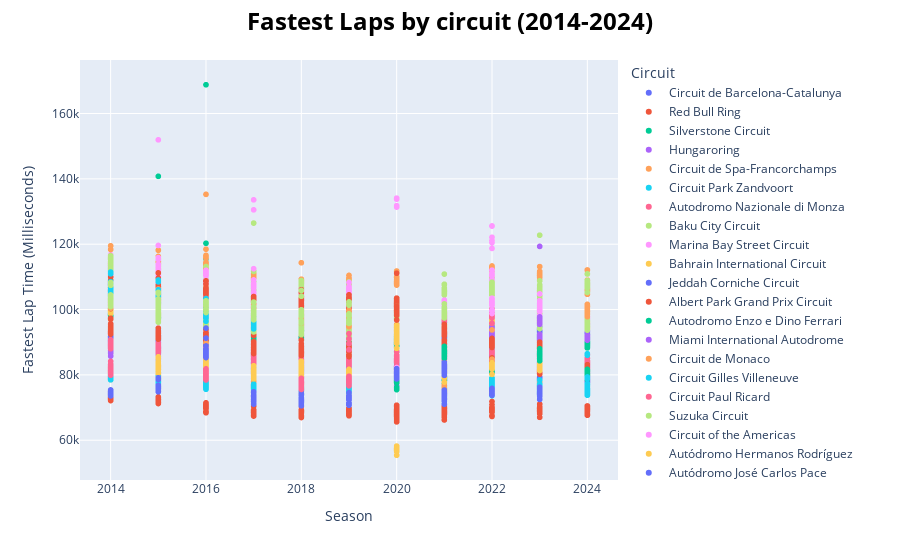

The code cell stored with this chart in its notebook:
### Markdown cell above
The above graph is good to give an idea of how fast the cars run. We can see that the cars are running slightly faster and that the Red Bull Ring is the one with the shortest lap of the calendar. 

In the graph below we can see the fastest lap by driver and filter by circuit using the legend.

IMPORTANT: This is a Plotly graph, it can be seen when downloading the notebook, not in GitHub.

### Code cell
# Filter data
From_Season = 2014
DF = ResultsDF[(ResultsDF["season"] >= From_Season)]

fig = px.scatter(DF, x='season', y='fastestlap.time.in_milliseconds',color='circuit.circuitname',hover_data=['constructor.name','driverid'])

# Update layout
fig.update_layout(xaxis_title="Season",
                  yaxis_title="Fastest Lap Time (Milliseconds)",
                  title_text=f"Fastest Laps by circuit (2014-2024)",
                  title_font=dict(size=24, color='black', weight='bold'), 
                  title_x=0.5,
                  legend_title="Circuit")

# Show the interactive plot
fig.show()

### Figure 1 — Plotly figure (JSON) as saved in the notebook; plotly's stock layout.template omitted (floating-point values rounded to 4 significant figures; data arrays with more than 128 entries replaced by an {"elided": "..."} marker saying what was removed)
{"data": [{"customdata": {"elided": "284x2 str values"}, "hovertemplate": "circuit.circuitname=Circuit de Barcelona-Catalunya<br>season=%{x}<br>fastestlap.time.in_milliseconds=%{y}<br>constructor.name=%{customdata[0]}<br>driverid=%{customdata[1]}<extra></extra>", "legendgroup": "Circuit de Barcelona-Catalunya", "marker": {"color": "#636efa", "symbol": "circle"}, "mode": "markers", "name": "Circuit de Barcelona-Catalunya", "showlegend": true, "type": "scattergl", "x": {"elided": "284 int values"}, "xaxis": "x", "y": {"elided": "284 int values"}, "yaxis": "y"}, {"customdata": {"elided": "324x2 str values"}, "hovertemplate": "circuit.circuitname=Red Bull Ring<br>season=%{x}<br>fastestlap.time.in_milliseconds=%{y}<br>constructor.name=%{customdata[0]}<br>driverid=%{customdata[1]}<extra></extra>", "legendgroup": "Red Bull Ring", "marker": {"color": "#EF553B", "symbol": "circle"}, "mode": "markers", "name": "Red Bull Ring", "showlegend": true, "type": "scattergl", "x": {"elided": "324 int values"}, "xaxis": "x", "y": {"elided": "324 int values"}, "yaxis": "y"}, {"customdata": {"elided": "304x2 str values"}, "hovertemplate": "circuit.circuitname=Silverstone Circuit<br>season=%{x}<br>fastestlap.time.in_milliseconds=%{y}<br>constructor.name=%{customdata[0]}<br>driverid=%{customdata[1]}<extra></extra>", "legendgroup": "Silverstone Circuit", "marker": {"color": "#00cc96", "symbol": "circle"}, "mode": "markers", "name": "Silverstone Circuit", "showlegend": true, "type": "scattergl", "x": {"elided": "304 int values"}, "xaxis": "x", "y": {"elided": "304 int values"}, "yaxis": "y"}, {"customdata": {"elided": "284x2 str values"}, "hovertemplate": "circuit.circuitname=Hungaroring<br>season=%{x}<br>fastestlap.time.in_milliseconds=%{y}<br>constructor.name=%{customdata[0]}<br>driverid=%{customdata[1]}<extra></extra>", "legendgroup": "Hungaroring", "marker": {"color": "#ab63fa", "symbol": "circle"}, "mode": "markers", "name": "Hungaroring", "showlegend": true, "type": "scattergl", "x": {"elided": "284 int values"}, "xaxis": "x", "y": {"elided": "284 int values"}, "yaxis": "y"}, {"customdata": {"elided": "284x2 str values"}, "hovertemplate": "circuit.circuitname=Circuit de Spa-Francorchamps<br>season=%{x}<br>fastestlap.time.in_milliseconds=%{y}<br>constructor.name=%{customdata[0]}<br>driverid=%{customdata[1]}<extra></extra>", "legendgroup": "Circuit de Spa-Francorchamps", "marker": {"color": "#FFA15A", "symbol": "circle"}, "mode": "markers", "name": "Circuit de Spa-Francorchamps", "showlegend": true, "type": "scattergl", "x": {"elided": "284 int values"}, "xaxis": "x", "y": {"elided": "284 int values"}, "yaxis": "y"}, {"customdata": {"elided": "140x2 str values"}, "hovertemplate": "circuit.circuitname=Circuit Park Zandvoort<br>season=%{x}<br>fastestlap.time.in_milliseconds=%{y}<br>constructor.name=%{customdata[0]}<br>driverid=%{customdata[1]}<extra></extra>", "legendgroup": "Circuit Park Zandvoort", "marker": {"color": "#19d3f3", "symbol": "circle"}, "mode": "markers", "name": "Circuit Park Zandvoort", "showlegend": true, "type": "scattergl", "x": {"elided": "140 int values"}, "xaxis": "x", "y": {"elided": "140 int values"}, "yaxis": "y"}, {"customdata": {"elided": "284x2 str values"}, "hovertemplate": "circuit.circuitname=Autodromo Nazionale di Monza<br>season=%{x}<br>fastestlap.time.in_milliseconds=%{y}<br>constructor.name=%{customdata[0]}<br>driverid=%{customdata[1]}<extra></extra>", "legendgroup": "Autodromo Nazionale di Monza", "marker": {"color": "#FF6692", "symbol": "circle"}, "mode": "markers", "name": "Autodromo Nazionale di Monza", "showlegend": true, "type": "scattergl", "x": {"elided": "284 int values"}, "xaxis": "x", "y": {"elided": "284 int values"}, "yaxis": "y"}, {"customdata": {"elided": "182x2 str values"}, "hovertemplate": "circuit.circuitname=Baku City Circuit<br>season=%{x}<br>fastestlap.time.in_milliseconds=%{y}<br>constructor.name=%{customdata[0]}<br>driverid=%{customdata[1]}<extra></extra>", "legendgroup": "Baku City Circuit", "marker": {"color": "#B6E880", "symbol": "circle"}, "mode": "markers", "name": "Baku City Circuit", "showlegend": true, "type": "scattergl", "x": {"elided": "182 int values"}, "xaxis": "x", "y": {"elided": "182 int values"}, "yaxis": "y"}, {"customdata": {"elided": "184x2 str values"}, "hovertemplate": "circuit.circuitname=Marina Bay Street Circuit<br>season=%{x}<br>fastestlap.time.in_milliseconds=%{y}<br>constructor.name=%{customdata[0]}<br>driverid=%{customdata[1]}<extra></extra>", "legendgroup": "Marina Bay Street Circuit", "marker": {"color": "#FF97FF", "symbol": "circle"}, "mode": "markers", "name": "Marina Bay Street Circuit", "showlegend": true, "type": "scattergl", "x": {"elided": "184 int values"}, "xaxis": "x", "y": {"elided": "184 int values"}, "yaxis": "y"}, {"customdata": {"elided": "249x2 str values"}, "hovertemplate": "circuit.circuitname=Bahrain International Circuit<br>season=%{x}<br>fastestlap.time.in_milliseconds=%{y}<br>constructor.name=%{customdata[0]}<br>driverid=%{customdata[1]}<extra></extra>", "legendgroup": "Bahrain International Circuit", "marker": {"color": "#FECB52", "symbol": "circle"}, "mode": "markers", "name": "Bahrain International Circuit", "showlegend": true, "type": "scattergl", "x": {"elided": "249 int values"}, "xaxis": "x", "y": {"elided": "249 int values"}, "yaxis": "y"}, {"customdata": {"elided": "86x2 str values"}, "hovertemplate": "circuit.circuitname=Jeddah Corniche Circuit<br>season=%{x}<br>fastestlap.time.in_milliseconds=%{y}<br>constructor.name=%{customdata[0]}<br>driverid=%{customdata[1]}<extra></extra>", "legendgroup": "Jeddah Corniche Circuit", "marker": {"color": "#636efa", "symbol": "circle"}, "mode": "markers", "name": "Jeddah Corniche Circuit", "showlegend": true, "type": "scattergl", "x": [2022, 2022, 2022, 2022, 2022, 2022, 2022, 2022, 2022, 2022, 2022, 2022, 2022, 2022, 2022, 2022, 2022, 2022, 2022, 2022, 2023, 2023, 2023, 2023, 2023, 2023, 2023, 2023, 2023, 2023, 2023, 2023, 2023, 2023, 2023, 2023, 2023, 2023, 2023, 2023, 2024, 2024, 2024, 2024, 2024, 2024, 2024, 2024, 2024, 2024, 2024, 2024, 2024, 2024, 2024, 2024, 2024, 2024, 2024, 2024, 2021, 2021, 2021, 2021, 2021, 2021, 2021, 2021, 2021, 2021, 2021, 2021, 2021, 2021, 2021, 2021, 2021, 2021, 2021, 2021, 2022, 2022, 2022, 2022, 2022, 2022], "xaxis": "x", "y": [91772, 91634, 91905, 92042, 92821, 93103, 92753, 93468, 92779, 92997, 93924, 93651, 94446, 94368, 93979, 93831, 94487, 97530, null, null, 92188, 91906, 92240, 92433, 92941, 92822, 93056, 93222, 93392, 93374, 93931, 93780, 93894, 93609, 94287, 94469, 94122, 94384, 95567, 95140, 91773, 92273, 91632, 92310, 92387, 92254, 92186, 91944, 91746, 92366, 92307, 92338, 93481, 93523, 93026, 93323, 92706, 92208, 95560, null, 90734, 91488, 91408, 91797, 92716, 92297, 91601, 91851, 92865, 91914, 92804, 92751, 91633, 92506, 92778, 94030, 94138, 97043, 96130, 96043, 92821, 93924, 94368, 93979, 93831, 94487], "yaxis": "y"}, {"customdata": {"elided": "184x2 str values"}, "hovertemplate": "circuit.circuitname=Albert Park Grand Prix Circuit<br>season=%{x}<br>fastestlap.time.in_milliseconds=%{y}<br>constructor.name=%{customdata[0]}<br>driverid=%{customdata[1]}<extra></extra>", "legendgroup": "Albert Park Grand Prix Circuit", "marker": {"color": "#EF553B", "symbol": "circle"}, "mode": "markers", "name": "Albert Park Grand Prix Circuit", "showlegend": true, "type": "scattergl", "x": {"elided": "184 int values"}, "xaxis": "x", "y": {"elided": "184 int values"}, "yaxis": "y"}, {"customdata": {"elided": "80x2 str values"}, "hovertemplate": "circuit.circuitname=Autodromo Enzo e Dino Ferrari<br>season=%{x}<br>fastestlap.time.in_milliseconds=%{y}<br>constructor.name=%{customdata[0]}<br>driverid=%{customdata[1]}<extra></extra>", "legendgroup": "Autodromo Enzo e Dino Ferrari", "marker": {"color": "#00cc96", "symbol": "circle"}, "mode": "markers", "name": "Autodromo Enzo e Dino Ferrari", "showlegend": true, "type": "scattergl", "x": [2022, 2022, 2022, 2022, 2022, 2022, 2022, 2022, 2022, 2022, 2022, 2022, 2022, 2022, 2022, 2022, 2022, 2022, 2022, 2022, 2024, 2024, 2024, 2024, 2024, 2024, 2024, 2024, 2024, 2024, 2024, 2024, 2024, 2024, 2024, 2024, 2024, 2024, 2024, 2024, 2020, 2020, 2020, 2020, 2020, 2020, 2020, 2020, 2020, 2020, 2020, 2020, 2020, 2020, 2020, 2020, 2020, 2020, 2020, 2020, 2021, 2021, 2021, 2021, 2021, 2021, 2021, 2021, 2021, 2021, 2021, 2021, 2021, 2021, 2021, 2021, 2021, 2021, 2021, 2021], "xaxis": "x", "y": [78446, 78949, 80903, 80962, 80758, 78574, 80544, 81211, 81238, 81750, 81757, 81713, 81419, 81887, 81286, 81338, 78999, 81577, 99685, null, 80366, 79994, 79935, 79907, 80220, 80331, 78589, 79686, 80570, 80936, 81700, 81009, 81569, 81304, 81016, 81371, 81229, 81455, 79004, 81274, 75484, 75902, 77552, 77666, 78173, 78084, 78118, 78069, 78088, 78794, 78719, 77767, 78360, 78822, 76177, 78811, 77637, 79273, 79606, 80403, 77524, 76702, 78259, 78379, 78490, 79341, 78994, 78782, 79422, 79417, 79396, 78334, 78353, 79470, 79074, 79193, 80402, 88485, 86543, null], "yaxis": "y"}, {"customdata": [["Red Bull", "max_verstappen"], ["Ferrari", "leclerc"], ["Ferrari", "sainz"], ["Red Bull", "perez"], ["Mercedes", "russell"], ["Mercedes", "hamilton"], ["Alfa Romeo", "bottas"], ["Alpine F1 Team", "ocon"], ["Williams", "albon"], ["Aston Martin", "stroll"], ["Alpine F1 Team", "alonso"], ["AlphaTauri", "tsunoda"], ["McLaren", "ricciardo"], ["Williams", "latifi"], ["Haas F1 Team", "mick_schumacher"], ["Haas F1 Team", "kevin_magnussen"], ["Aston Martin", "vettel"], ["AlphaTauri", "gasly"], ["McLaren", "norris"], ["Alfa Romeo", "zhou"], ["Red Bull", "max_verstappen"], ["Red Bull", "perez"], ["Aston Martin", "alonso"], ["Mercedes", "russell"], ["Ferrari", "sainz"], ["Mercedes", "hamilton"], ["Ferrari", "leclerc"], ["Alpine F1 Team", "gasly"], ["Alpine F1 Team", "ocon"], ["Haas F1 Team", "kevin_magnussen"], ["AlphaTauri", "tsunoda"], ["Aston Martin", "stroll"], ["Alfa Romeo", "bottas"], ["Williams", "albon"], ["Haas F1 Team", "hulkenberg"], ["Alfa Romeo", "zhou"], ["McLaren", "norris"], ["AlphaTauri", "de_vries"], ["McLaren", "piastri"], ["Williams", "sargeant"], ["McLaren", "norris"], ["Red Bull", "max_verstappen"], ["Ferrari", "leclerc"], ["Red Bull", "perez"], ["Ferrari", "sainz"], ["Mercedes", "hamilton"], ["RB F1 Team", "tsunoda"], ["Mercedes", "russell"], ["Aston Martin", "alonso"], ["Alpine F1 Team", "ocon"], ["Haas F1 Team", "hulkenberg"], ["Alpine F1 Team", "gasly"], ["McLaren", "piastri"], ["Sauber", "zhou"], ["RB F1 Team", "ricciardo"], ["Sauber", "bottas"], ["Aston Martin", "stroll"], ["Williams", "albon"], ["Haas F1 Team", "kevin_magnussen"], ["Williams", "sargeant"]], "hovertemplate": "circuit.circuitname=Miami International Autodrome<br>season=%{x}<br>fastestlap.time.in_milliseconds=%{y}<br>constructor.name=%{customdata[0]}<br>driverid=%{customdata[1]}<extra></extra>", "legendgroup": "Miami International Autodrome", "marker": {"color": "#ab63fa", "symbol": "circle"}, "mode": "markers", "name": "Miami International Autodrome", "showlegend": true, "type": "scattergl", "x": [2022, 2022, 2022, 2022, 2022, 2022, 2022, 2022, 2022, 2022, 2022, 2022, 2022, 2022, 2022, 2022, 2022, 2022, 2022, 2022, 2023, 2023, 2023, 2023, 2023, 2023, 2023, 2023, 2023, 2023, 2023, 2023, 2023, 2023, 2023, 2023, 2023, 2023, 2023, 2023, 2024, 2024, 2024, 2024, 2024, 2024, 2024, 2024, 2024, 2024, 2024, 2024, 2024, 2024, 2024, 2024, 2024, 2024, 2024, 2024], "xaxis": "x", "y": [91361, 91488, 91790, 91819, 92195, 92941, 93184, 93163, 93447, 93312, 93331, 93035, 93265, 94169, 92528, 93511, 93479, 94487, 93411, 95731, 89708, 90560, 90519, 91015, 91362, 90669, 91434, 91971, 91143, 91691, 91038, 90862, 91838, 91852, 90901, 91736, 92401, 91562, 92006, 92384, 90980, 91261, 91084, 90855, 90928, 91233, 91682, 91921, 91727, 92037, 91941, 92055, 90634, 91991, 92122, 92098, 91588, 90849, 91774, 93452], "yaxis": "y"}, {"customdata": {"elided": "204x2 str values"}, "hovertemplate": "circuit.circuitname=Circuit de Monaco<br>season=%{x}<br>fastestlap.time.in_milliseconds=%{y}<br>constructor.name=%{customdata[0]}<br>driverid=%{customdata[1]}<extra></extra>", "legendgroup": "Circuit de Monaco", "marker": {"color": "#FFA15A", "symbol": "circle"}, "mode": "markers", "name": "Circuit de Monaco", "showlegend": true, "type": "scattergl", "x": {"elided": "204 int values"}, "xaxis": "x", "y": {"elided": "204 int values"}, "yaxis": "y"}, {"customdata": {"elided": "184x2 str values"}, "hovertemplate": "circuit.circuitname=Circuit Gilles Villeneuve<br>season=%{x}<br>fastestlap.time.in_milliseconds=%{y}<br>constructor.name=%{customdata[0]}<br>driverid=%{customdata[1]}<extra></extra>", "legendgroup": "Circuit Gilles Villeneuve", "marker": {"color": "#19d3f3", "symbol": "circle"}, "mode": "markers", "name": "Circuit Gilles Villeneuve", "showlegend": true, "type": "scattergl", "x": {"elided": "184 int values"}, "xaxis": "x", "y": {"elided": "184 int values"}, "yaxis": "y"}, {"customdata": {"elided": "80x2 str values"}, "hovertemplate": "circuit.circuitname=Circuit Paul Ricard<br>season=%{x}<br>fastestlap.time.in_milliseconds=%{y}<br>constructor.name=%{customdata[0]}<br>driverid=%{customdata[1]}<extra></extra>", "legendgroup": "Circuit Paul Ricard", "marker": {"color": "#FF6692", "symbol": "circle"}, "mode": "markers", "name": "Circuit Paul Ricard", "showlegend": true, "type": "scattergl", "x": [2022, 2022, 2022, 2022, 2022, 2022, 2022, 2022, 2022, 2022, 2022, 2022, 2022, 2022, 2022, 2022, 2022, 2022, 2022, 2022, 2018, 2018, 2018, 2018, 2018, 2018, 2018, 2018, 2018, 2018, 2018, 2018, 2018, 2018, 2018, 2018, 2018, 2018, 2018, 2018, 2019, 2019, 2019, 2019, 2019, 2019, 2019, 2019, 2019, 2019, 2019, 2019, 2019, 2019, 2019, 2019, 2019, 2019, 2019, 2019, 2021, 2021, 2021, 2021, 2021, 2021, 2021, 2021, 2021, 2021, 2021, 2021, 2021, 2021, 2021, 2021, 2021, 2021, 2021, 2021], "xaxis": "x", "y": [97491, 97668, 97548, 97780, 95781, 98160, 99037, 98684, 99133, 99185, 99044, 98786, 99199, 97963, 99068, 99368, 99650, 99265, 98088, 100216, 94509, 94275, 94398, 95382, 94485, 95425, 94225, 95638, 95873, 95977, 95695, 96675, 96494, 96839, 98300, 95133, 98319, 98319, null, null, 92764, 93586, 93828, 94162, 92740, 94561, 94873, 94950, 94754, 95197, 95150, 95014, 94924, 95225, 95029, 95115, 95692, 96608, 95830, 95691, 96404, 97410, 96693, 96960, 97425, 98324, 98103, 97646, 97138, 97828, 98931, 98314, 98980, 98645, 98702, 97681, 97992, 98313, 98847, 99317], "yaxis": "y"}, {"customdata": {"elided": "184x2 str values"}, "hovertemplate": "circuit.circuitname=Suzuka Circuit<br>season=%{x}<br>fastestlap.time.in_milliseconds=%{y}<br>constructor.name=%{customdata[0]}<br>driverid=%{customdata[1]}<extra></extra>", "legendgroup": "Suzuka Circuit", "marker": {"color": "#B6E880", "symbol": "circle"}, "mode": "markers", "name": "Suzuka Circuit", "showlegend": true, "type": "scattergl", "x": {"elided": "184 int values"}, "xaxis": "x", "y": {"elided": "184 int values"}, "yaxis": "y"}, {"customdata": {"elided": "180x2 str values"}, "hovertemplate": "circuit.circuitname=Circuit of the Americas<br>season=%{x}<br>fastestlap.time.in_milliseconds=%{y}<br>constructor.name=%{customdata[0]}<br>driverid=%{customdata[1]}<extra></extra>", "legendgroup": "Circuit of the Americas", "marker": {"color": "#FF97FF", "symbol": "circle"}, "mode": "markers", "name": "Circuit of the Americas", "showlegend": true, "type": "scattergl", "x": {"elided": "180 int values"}, "xaxis": "x", "y": {"elided": "180 int values"}, "yaxis": "y"}, {"customdata": {"elided": "162x2 str values"}, "hovertemplate": "circuit.circuitname=Autódromo Hermanos Rodríguez<br>season=%{x}<br>fastestlap.time.in_milliseconds=%{y}<br>constructor.name=%{customdata[0]}<br>driverid=%{customdata[1]}<extra></extra>", "legendgroup": "Autódromo Hermanos Rodríguez", "marker": {"color": "#FECB52", "symbol": "circle"}, "mode": "markers", "name": "Autódromo Hermanos Rodríguez", "showlegend": true, "type": "scattergl", "x": {"elided": "162 int values"}, "xaxis": "x", "y": {"elided": "162 int values"}, "yaxis": "y"}, {"customdata": {"elided": "180x2 str values"}, "hovertemplate": "circuit.circuitname=Autódromo José Carlos Pace<br>season=%{x}<br>fastestlap.time.in_milliseconds=%{y}<br>constructor.name=%{customdata[0]}<br>driverid=%{customdata[1]}<extra></extra>", "legendgroup": "Autódromo José Carlos Pace", "marker": {"color": "#636efa", "symbol": "circle"}, "mode": "markers", "name": "Autódromo José Carlos Pace", "showlegend": true, "type": "scattergl", "x": {"elided": "180 int values"}, "xaxis": "x", "y": {"elided": "180 int values"}, "yaxis": "y"}, {"customdata": {"elided": "202x2 str values"}, "hovertemplate": "circuit.circuitname=Yas Marina Circuit<br>season=%{x}<br>fastestlap.time.in_milliseconds=%{y}<br>constructor.name=%{customdata[0]}<br>driverid=%{customdata[1]}<extra></extra>", "legendgroup": "Yas Marina Circuit", "marker": {"color": "#EF553B", "symbol": "circle"}, "mode": "markers", "name": "Yas Marina Circuit", "showlegend": true, "type": "scattergl", "x": {"elided": "202 int values"}, "xaxis": "x", "y": {"elided": "202 int values"}, "yaxis": "y"}, {"customdata": [["Red Bull", "max_verstappen"], ["McLaren", "piastri"], ["McLaren", "norris"], ["Mercedes", "russell"], ["Ferrari", "leclerc"], ["Aston Martin", "alonso"], ["Alpine F1 Team", "ocon"], ["Alfa Romeo", "bottas"], ["Alfa Romeo", "zhou"], ["Red Bull", "perez"], ["Aston Martin", "stroll"], ["Alpine F1 Team", "gasly"], ["Williams", "albon"], ["Haas F1 Team", "kevin_magnussen"], ["AlphaTauri", "tsunoda"], ["Haas F1 Team", "hulkenberg"], ["AlphaTauri", "lawson"], ["Williams", "sargeant"], ["Mercedes", "hamilton"], ["Ferrari", "sainz"], ["Mercedes", "hamilton"], ["Red Bull", "max_verstappen"], ["Alpine F1 Team", "alonso"], ["Red Bull", "perez"], ["Alpine F1 Team", "ocon"], ["Aston Martin", "stroll"], ["Ferrari", "sainz"], ["Ferrari", "leclerc"], ["McLaren", "norris"], ["Aston Martin", "vettel"], ["AlphaTauri", "gasly"], ["McLaren", "ricciardo"], ["AlphaTauri", "tsunoda"], ["Alfa Romeo", "raikkonen"], ["Alfa Romeo", "giovinazzi"], ["Haas F1 Team", "mick_schumacher"], ["Williams", "russell"], ["Haas F1 Team", "mazepin"], ["Williams", "latifi"], ["Mercedes", "bottas"]], "hovertemplate": "circuit.circuitname=Losail International Circuit<br>season=%{x}<br>fastestlap.time.in_milliseconds=%{y}<br>constructor.name=%{customdata[0]}<br>driverid=%{customdata[1]}<extra></extra>", "legendgroup": "Losail International Circuit", "marker": {"color": "#00cc96", "symbol": "circle"}, "mode": "markers", "name": "Losail International Circuit", "showlegend": true, "type": "scattergl", "x": [2023, 2023, 2023, 2023, 2023, 2023, 2023, 2023, 2023, 2023, 2023, 2023, 2023, 2023, 2023, 2023, 2023, 2023, 2023, 2023, 2021, 2021, 2021, 2021, 2021, 2021, 2021, 2021, 2021, 2021, 2021, 2021, 2021, 2021, 2021, 2021, 2021, 2021, 2021, 2021], "xaxis": "x", "y": [84319, 84921, 84842, 85770, 84992, 86045, 86450, 86652, 86323, 86220, 86352, 86310, 86666, 87067, 87174, 86489, 87113, 87983, null, null, 85084, 83196, 86682, 85613, 87061, 87356, 86570, 86555, 85746, 86434, 87019, 87198, 87043, 86358, 87823, 88412, 85768, 87340, 88732, 87246], "yaxis": "y"}, {"customdata": [["Red Bull", "max_verstappen"], ["Ferrari", "leclerc"], ["Red Bull", "perez"], ["Alpine F1 Team", "ocon"], ["Aston Martin", "stroll"], ["Ferrari", "sainz"], ["Mercedes", "hamilton"], ["Mercedes", "russell"], ["Aston Martin", "alonso"], ["McLaren", "piastri"], ["Alpine F1 Team", "gasly"], ["Williams", "albon"], ["Haas F1 Team", "kevin_magnussen"], ["AlphaTauri", "ricciardo"], ["Alfa Romeo", "zhou"], ["Williams", "sargeant"], ["Alfa Romeo", "bottas"], ["AlphaTauri", "tsunoda"], ["Haas F1 Team", "hulkenberg"], ["McLaren", "norris"]], "hovertemplate": "circuit.circuitname=Las Vegas Strip Street Circuit<br>season=%{x}<br>fastestlap.time.in_milliseconds=%{y}<br>constructor.name=%{customdata[0]}<br>driverid=%{customdata[1]}<extra></extra>", "legendgroup": "Las Vegas Strip Street Circuit", "marker": {"color": "#ab63fa", "symbol": "circle"}, "mode": "markers", "name": "Las Vegas Strip Street Circuit", "showlegend": true, "type": "scattergl", "x": [2023, 2023, 2023, 2023, 2023, 2023, 2023, 2023, 2023, 2023, 2023, 2023, 2023, 2023, 2023, 2023, 2023, 2023, 2023, 2023], "xaxis": "x", "y": [95614, 95669, 95939, 96637, 96584, 95984, 95716, 96071, 96559, 95490, 96913, 97357, 97455, 97108, 97375, 97740, 97562, 97587, 97565, 119327], "yaxis": "y"}, {"customdata": {"elided": "144x2 str values"}, "hovertemplate": "circuit.circuitname=Shanghai International Circuit<br>season=%{x}<br>fastestlap.time.in_milliseconds=%{y}<br>constructor.name=%{customdata[0]}<br>driverid=%{customdata[1]}<extra></extra>", "legendgroup": "Shanghai International Circuit", "marker": {"color": "#FFA15A", "symbol": "circle"}, "mode": "markers", "name": "Shanghai International Circuit", "showlegend": true, "type": "scattergl", "x": {"elided": "144 int values"}, "xaxis": "x", "y": {"elided": "144 int values"}, "yaxis": "y"}, {"customdata": {"elided": "84x2 str values"}, "hovertemplate": "circuit.circuitname=Sepang International Circuit<br>season=%{x}<br>fastestlap.time.in_milliseconds=%{y}<br>constructor.name=%{customdata[0]}<br>driverid=%{customdata[1]}<extra></extra>", "legendgroup": "Sepang International Circuit", "marker": {"color": "#19d3f3", "symbol": "circle"}, "mode": "markers", "name": "Sepang International Circuit", "showlegend": true, "type": "scattergl", "x": [2014, 2014, 2014, 2014, 2014, 2014, 2014, 2014, 2014, 2014, 2014, 2014, 2014, 2014, 2014, 2014, 2014, 2014, 2014, 2014, 2014, 2014, 2015, 2015, 2015, 2015, 2015, 2015, 2015, 2015, 2015, 2015, 2015, 2015, 2015, 2015, 2015, 2015, 2015, 2015, 2015, 2015, 2016, 2016, 2016, 2016, 2016, 2016, 2016, 2016, 2016, 2016, 2016, 2016, 2016, 2016, 2016, 2016, 2016, 2016, 2016, 2016, 2016, 2016, 2017, 2017, 2017, 2017, 2017, 2017, 2017, 2017, 2017, 2017, 2017, 2017, 2017, 2017, 2017, 2017, 2017, 2017, 2017, 2017], "xaxis": "x", "y": [103066, 103960, 104289, 104165, 105982, 106039, 104897, 105475, 105373, 106695, 106224, 105129, 107753, 107500, 108249, 104675, 107782, 108040, 108527, 111473, 110929, null, 103648, 103125, 102062, 104124, 104088, 103990, 104579, 105507, 104514, 105312, 104812, 103902, 105345, 104822, 109040, 105070, 106056, 108460, 108760, null, 97449, 97376, 96424, 97466, 99199, 99328, 98291, 97793, 98740, 99350, 99243, 99781, 99920, 99798, 99653, 101467, 100490, 98595, 101775, 103379, 102142, null, 94467, 94452, 94770, 94080, 95284, 95591, 95931, 96627, 96944, 97075, 96501, 97192, 95796, 97170, 97186, 94266, 96395, 96630, 98123, null], "yaxis": "y"}, {"customdata": {"elided": "84x2 str values"}, "hovertemplate": "circuit.circuitname=Hockenheimring<br>season=%{x}<br>fastestlap.time.in_milliseconds=%{y}<br>constructor.name=%{customdata[0]}<br>driverid=%{customdata[1]}<extra></extra>", "legendgroup": "Hockenheimring", "marker": {"color": "#FF6692", "symbol": "circle"}, "mode": "markers", "name": "Hockenheimring", "showlegend": true, "type": "scattergl", "x": [2014, 2014, 2014, 2014, 2014, 2014, 2014, 2014, 2014, 2014, 2014, 2014, 2014, 2014, 2014, 2014, 2014, 2014, 2014, 2014, 2014, 2014, 2016, 2016, 2016, 2016, 2016, 2016, 2016, 2016, 2016, 2016, 2016, 2016, 2016, 2016, 2016, 2016, 2016, 2016, 2016, 2016, 2016, 2016, 2018, 2018, 2018, 2018, 2018, 2018, 2018, 2018, 2018, 2018, 2018, 2018, 2018, 2018, 2018, 2018, 2018, 2018, 2018, 2018, 2019, 2019, 2019, 2019, 2019, 2019, 2019, 2019, 2019, 2019, 2019, 2019, 2019, 2019, 2019, 2019, 2019, 2019, 2019, 2019], "xaxis": "x", "y": [81298, 81494, 79908, 81545, 80548, 80846, 82098, 81346, 80224, 80752, 81338, 82305, 81876, 82008, 82522, 82866, 83035, 83230, 82529, 82179, 84137, null, 78746, 78442, 78910, 79122, 78710, 79572, 80056, 79781, 80442, 79606, 79883, 80132, 80250, 79957, 79585, 81649, 80710, 81212, 81127, 81845, 81420, 81476, 75545, 75721, 75990, 75852, 77910, 76716, 77867, 77941, 77745, 77681, 77697, 77430, 77537, 77762, 77852, 77741, 78861, 77290, 78934, 78262, 76645, 76794, 77708, 77831, 77841, 77850, 77746, 77507, 78811, 79062, 77485, 79563, 79300, 77495, 78272, 89576, 87697, 91081, 92654, null], "yaxis": "y"}, {"customdata": {"elided": "163x2 str values"}, "hovertemplate": "circuit.circuitname=Sochi Autodrom<br>season=%{x}<br>fastestlap.time.in_milliseconds=%{y}<br>constructor.name=%{customdata[0]}<br>driverid=%{customdata[1]}<extra></extra>", "legendgroup": "Sochi Autodrom", "marker": {"color": "#B6E880", "symbol": "circle"}, "mode": "markers", "name": "Sochi Autodrom", "showlegend": true, "type": "scattergl", "x": {"elided": "163 int values"}, "xaxis": "x", "y": {"elided": "163 int values"}, "yaxis": "y"}, {"customdata": [["Mercedes", "hamilton"], ["Mercedes", "bottas"], ["Red Bull", "albon"], ["Renault", "ricciardo"], ["Racing Point", "perez"], ["McLaren", "norris"], ["AlphaTauri", "kvyat"], ["Ferrari", "leclerc"], ["Alfa Romeo", "raikkonen"], ["Ferrari", "vettel"], ["Williams", "russell"], ["Haas F1 Team", "grosjean"], ["Racing Point", "stroll"], ["Renault", "ocon"], ["Williams", "latifi"], ["Haas F1 Team", "kevin_magnussen"], ["Alfa Romeo", "giovinazzi"], ["McLaren", "sainz"], ["Red Bull", "max_verstappen"], ["AlphaTauri", "gasly"]], "hovertemplate": "circuit.circuitname=Autodromo Internazionale del Mugello<br>season=%{x}<br>fastestlap.time.in_milliseconds=%{y}<br>constructor.name=%{customdata[0]}<br>driverid=%{customdata[1]}<extra></extra>", "legendgroup": "Autodromo Internazionale del Mugello", "marker": {"color": "#FF97FF", "symbol": "circle"}, "mode": "markers", "name": "Autodromo Internazionale del Mugello", "showlegend": true, "type": "scattergl", "x": [2020, 2020, 2020, 2020, 2020, 2020, 2020, 2020, 2020, 2020, 2020, 2020, 2020, 2020, 2020, 2020, 2020, 2020, 2020, 2020], "xaxis": "x", "y": [78833, 79432, 80039, 80426, 80632, 81198, 81458, 81229, 81164, 81202, 81645, 82263, 82068, 131793, 131365, 133812, 133809, 134103, null, null], "yaxis": "y"}, {"customdata": [["Mercedes", "hamilton"], ["Red Bull", "max_verstappen"], ["Renault", "ricciardo"], ["Racing Point", "perez"], ["McLaren", "sainz"], ["AlphaTauri", "gasly"], ["Ferrari", "leclerc"], ["Racing Point", "hulkenberg"], ["Haas F1 Team", "grosjean"], ["Alfa Romeo", "giovinazzi"], ["Ferrari", "vettel"], ["Alfa Romeo", "raikkonen"], ["Haas F1 Team", "kevin_magnussen"], ["Williams", "latifi"], ["AlphaTauri", "kvyat"], ["McLaren", "norris"], ["Red Bull", "albon"], ["Renault", "ocon"], ["Mercedes", "bottas"], ["Williams", "russell"]], "hovertemplate": "circuit.circuitname=Nürburgring<br>season=%{x}<br>fastestlap.time.in_milliseconds=%{y}<br>constructor.name=%{customdata[0]}<br>driverid=%{customdata[1]}<extra></extra>", "legendgroup": "Nürburgring", "marker": {"color": "#FECB52", "symbol": "circle"}, "mode": "markers", "name": "Nürburgring", "showlegend": true, "type": "scattergl", "x": [2020, 2020, 2020, 2020, 2020, 2020, 2020, 2020, 2020, 2020, 2020, 2020, 2020, 2020, 2020, 2020, 2020, 2020, 2020, 2020], "xaxis": "x", "y": [88145, 88139, 89584, 89700, 90129, 90110, 90712, 90733, 91562, 90909, 90408, 90512, 90456, 91377, 92214, 92328, 92330, 93189, 91884, 94526], "yaxis": "y"}, {"customdata": [["Mercedes", "hamilton"], ["Mercedes", "bottas"], ["Red Bull", "max_verstappen"], ["Ferrari", "leclerc"], ["AlphaTauri", "gasly"], ["McLaren", "sainz"], ["Racing Point", "perez"], ["Renault", "ocon"], ["Renault", "ricciardo"], ["Ferrari", "vettel"], ["Alfa Romeo", "raikkonen"], ["Red Bull", "albon"], ["McLaren", "norris"], ["Williams", "russell"], ["Alfa Romeo", "giovinazzi"], ["Haas F1 Team", "kevin_magnussen"], ["Haas F1 Team", "grosjean"], ["Williams", "latifi"], ["AlphaTauri", "kvyat"], ["Racing Point", "stroll"], ["Mercedes", "hamilton"], ["Red Bull", "max_verstappen"], ["Mercedes", "bottas"], ["Red Bull", "perez"], ["McLaren", "norris"], ["Ferrari", "leclerc"], ["Alpine F1 Team", "ocon"], ["Alpine F1 Team", "alonso"], ["McLaren", "ricciardo"], ["AlphaTauri", "gasly"], ["Ferrari", "sainz"], ["Alfa Romeo", "giovinazzi"], ["Aston Martin", "vettel"], ["Aston Martin", "stroll"], ["AlphaTauri", "tsunoda"], ["Williams", "russell"], ["Haas F1 Team", "mick_schumacher"], ["Williams", "latifi"], ["Haas F1 Team", "mazepin"], ["Alfa Romeo", "raikkonen"]], "hovertemplate": "circuit.circuitname=Autódromo Internacional do Algarve<br>season=%{x}<br>fastestlap.time.in_milliseconds=%{y}<br>constructor.name=%{customdata[0]}<br>driverid=%{customdata[1]}<extra></extra>", "legendgroup": "Autódromo Internacional do Algarve", "marker": {"color": "#636efa", "symbol": "circle"}, "mode": "markers", "name": "Autódromo Internacional do Algarve", "showlegend": true, "type": "scattergl", "x": [2020, 2020, 2020, 2020, 2020, 2020, 2020, 2020, 2020, 2020, 2020, 2020, 2020, 2020, 2020, 2020, 2020, 2020, 2020, 2020, 2021, 2021, 2021, 2021, 2021, 2021, 2021, 2021, 2021, 2021, 2021, 2021, 2021, 2021, 2021, 2021, 2021, 2021, 2021, 2021], "xaxis": "x", "y": [78750, 79345, 79854, 80408, 80551, 80268, 80802, 80859, 80906, 80731, 81058, 79890, 79360, 80882, 81893, 81460, 81664, 81859, 80449, 81694, 80933, 80695, 79865, 80643, 81696, 81496, 81886, 81032, 81987, 82014, 82325, 82167, 82416, 81970, 82058, 82654, 82755, 83155, 83641, null], "yaxis": "y"}, {"customdata": [["Mercedes", "hamilton"], ["Racing Point", "perez"], ["Ferrari", "vettel"], ["Ferrari", "leclerc"], ["McLaren", "sainz"], ["Red Bull", "max_verstappen"], ["Red Bull", "albon"], ["McLaren", "norris"], ["Racing Point", "stroll"], ["Renault", "ricciardo"], ["Renault", "ocon"], ["AlphaTauri", "kvyat"], ["AlphaTauri", "gasly"], ["Mercedes", "bottas"], ["Alfa Romeo", "raikkonen"], ["Williams", "russell"], ["Haas F1 Team", "kevin_magnussen"], ["Haas F1 Team", "grosjean"], ["Williams", "latifi"], ["Alfa Romeo", "giovinazzi"], ["Mercedes", "bottas"], ["Red Bull", "max_verstappen"], ["Red Bull", "perez"], ["Ferrari", "leclerc"], ["Mercedes", "hamilton"], ["AlphaTauri", "gasly"], ["McLaren", "norris"], ["Ferrari", "sainz"], ["Aston Martin", "stroll"], ["Alpine F1 Team", "ocon"], ["Alfa Romeo", "giovinazzi"], ["Alfa Romeo", "raikkonen"], ["McLaren", "ricciardo"], ["AlphaTauri", "tsunoda"], ["Williams", "russell"], ["Alpine F1 Team", "alonso"], ["Williams", "latifi"], ["Aston Martin", "vettel"], ["Haas F1 Team", "mick_schumacher"], ["Haas F1 Team", "mazepin"]], "hovertemplate": "circuit.circuitname=Istanbul Park<br>season=%{x}<br>fastestlap.time.in_milliseconds=%{y}<br>constructor.name=%{customdata[0]}<br>driverid=%{customdata[1]}<extra></extra>", "legendgroup": "Istanbul Park", "marker": {"color": "#EF553B", "symbol": "circle"}, "mode": "markers", "name": "Istanbul Park", "showlegend": true, "type": "scattergl", "x": [2020, 2020, 2020, 2020, 2020, 2020, 2020, 2020, 2020, 2020, 2020, 2020, 2020, 2020, 2020, 2020, 2020, 2020, 2020, 2020, 2021, 2021, 2021, 2021, 2021, 2021, 2021, 2021, 2021, 2021, 2021, 2021, 2021, 2021, 2021, 2021, 2021, 2021, 2021, 2021], "xaxis": "x", "y": [99413, 100392, 99662, 99961, 98754, 98431, 99099, 96806, 99921, 100677, 101006, 101019, 99586, 98193, 99743, 100814, 100948, 103281, 103495, 111122, 90432, 92759, 92459, 92737, 92763, 92814, 92446, 91921, 92608, 94584, 92904, 92586, 93255, 92844, 93399, 93252, 93672, 92730, 94209, 95438], "yaxis": "y"}], "layout": {"legend": {"title": {"text": "Circuit"}, "tracegroupgap": 0}, "margin": {"t": 60}, "title": {"font": {"color": "black", "size": 24, "weight": "bold"}, "text": "Fastest Laps by circuit (2014-2024)", "x": 0.5}, "xaxis": {"anchor": "y", "domain": [0, 1], "title": {"text": "Season"}}, "yaxis": {"anchor": "x", "domain": [0, 1], "title": {"text": "Fastest Lap Time (Milliseconds)"}}}}
